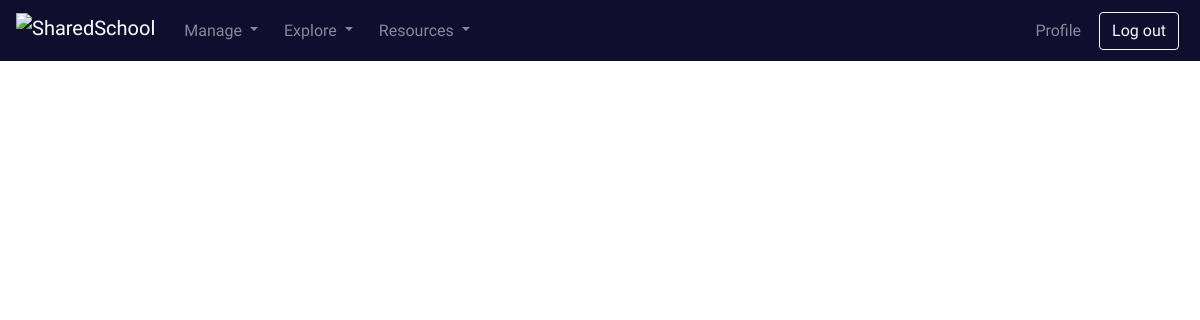
The page /portal/inventory.php (signed in) on the database as committed earlier.
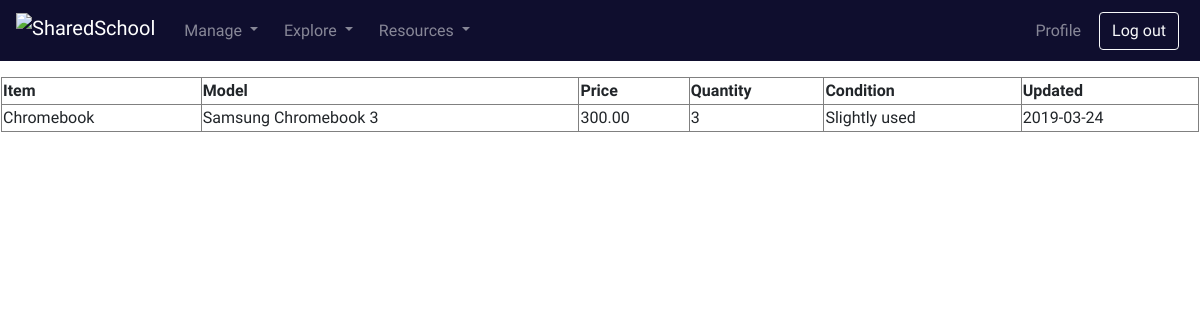
The same page on the database as committed later.
### tables this page shows
CREATE TABLE `Inventory` (
  `Seller` varchar(255) DEFAULT NULL,
  `Buyer` varchar(255) DEFAULT NULL,
  `Category` varchar(255) DEFAULT NULL,
  `Item` varchar(50) DEFAULT NULL,
  `Model` varchar(50) DEFAULT NULL,
  `Price` double(10,2) DEFAULT NULL,
  `Condition` varchar(255) DEFAULT NULL,
  `Description` text,
  `Posted` date DEFAULT NULL,
  `Updated` date DEFAULT NULL,
  `Quantity` int(10) unsigned DEFAULT NULL,
  `Image` mediumblob
);

### helper/sql.php (called while the page is built, shortened)
<?php
	function newConn(){
		$conn = false;
		if(strpos( $_SERVER['HTTP_HOST'], 'sharedschool.tk') !== false){
			$conn = mysqli_connect('localhost', 'id8511368_backend', 'teeky2', 'id8511368_sharedschool');
		} else {
			$conn = mysqli_connect('127.0.0.1', 'backend', 'teeky2', 'SharedSchool');
		}
		return $conn;
	}
	function connQuery($query){
		$conn = newConn();
		$sql = $query;
		$result = $conn->query($sql);
		$results = [];
		if ($result){
			if (mysqli_num_rows($result) > 0) {
				while($row = mysqli_fetch_assoc($result)) {
					array_push($results, $row);
				}
			}
		}
		return $results;
	}
?>

### portal/inventory.php (the view, shortened to what this page needs)
<!DOCTYPE html>
<html>
<head>
	<?php include '../helper/includes.php'; ?>
	<link rel="stylesheet" type="text/css" href="/css/portal.css" />
</head>
<body>
<?php include '../helper/portal_navbar.php'; ?>
<?php include '../helper/sql.php'; ?>
<?php
	$query = 'SELECT `Item`, `Model`, `Price`, `Quantity`, `Condition`, `Updated` FROM Inventory WHERE Buyer IS NULL ORDER BY `Updated` DESC LIMIT 25';
	$data = connQuery($query);
?>
<table id="inventory">
	<tbody>
		<tr>
			<td>
				<table id="inventory-catalog">
					<thead>
						<tr>
							<?php
								foreach($data[0] as $key=>$value){
									echo '<th>' . $key . '</th>';
								}
							?>
						</tr>
					</thead>
					<tbody>
						<?php
							foreach($data as $row){
								echo '<tr>';
								foreach($row as $value){
									echo '<td>' . $value . '</td>';
								}
								echo '</tr>';
							}
						?>
					</tbody>
				</table>
			</td>
		</tr>
	</tbody>
</table>
</body>
</html>

### helper/includes.php (shortened to what this page needs)
<link rel="stylesheet" type="text/css" href="/bootstrap-4.3.1/css/bootstrap.min.css" />
<link rel="stylesheet" type="text/css" href="/css/theme.css" />

### helper/portal_navbar.php (shortened to what this page needs)
<nav id="navbar-top" class="navbar sticky-top navbar-expand-lg navbar-dark" style="background-color: #0f0e2e;">
	<a class="navbar-brand" href="/portal/">
		<img src="/img/logo_text.png" height="35" class="d-inline-block align-top" alt="SharedSchool">
	</a>
	<div class="collapse navbar-collapse" id="navbarSupportedContent">
		<ul class="navbar-nav mr-auto">
			<li class="nav-item dropdown">
				<a class="nav-link dropdown-toggle" href="/portal/manage.php" id="navbarDropdown" role="button" data-toggle="dropdown" aria-haspopup="true" aria-expanded="false">
				Manage
				</a>
			</li>
			<li class="nav-item dropdown">
				<a class="nav-link dropdown-toggle" href="/portal/explore.php" id="navbarDropdown" role="button" data-toggle="dropdown" aria-haspopup="true" aria-expanded="false">
				Explore
				</a>
			</li>
			<li class="nav-item dropdown">
				<a class="nav-link dropdown-toggle" href="#" id="navbarDropdown" role="button" data-toggle="dropdown" aria-haspopup="true" aria-expanded="false">
				Resources
				</a>
			</li>
		</ul>
		<ul class="navbar-nav ml-auto">
			<li class="nav-item">
				<a class="nav-link" href="/portal/profile.php">Profile</a>
			</li>
		</ul>
		<form class="form-inline my-2 my-lg-0">
			<button id="logout-btn" class="btn btn-outline-light nav-btn" type="button">Log out</button>
		</form>
	</div>
</nav>

### css/theme.css (style rules this page uses)
body { font-family: Quicksand, Roboto, sans-serif; position: relative; }
.nav-btn, .nav-item { margin-left: 5px; margin-right: 5px; }

### css/portal.css (style rules this page uses)
table#categories, table#inventory, table#inventory-catalog { border-collapse: collapse; width: 100%; }
table#inventory-catalog th, table#inventory-catalog td { border: 1px solid gray; }
table#inventory { margin-top: 15px; padding: 5px; }

Rows that differ between the two databases and show on the page:
added inventory: Item "Chromebook", Model "Samsung Chromebook 3", Price "300.00", Quantity "3", Condition "Slightly used", Updated "2019-03-24"
Other text that changed with them:
new list line: "Item"
new list line: "Model"
new list line: "Price"
new list line: "Quantity"
new list line: "Condition"
new list line: "Updated"
